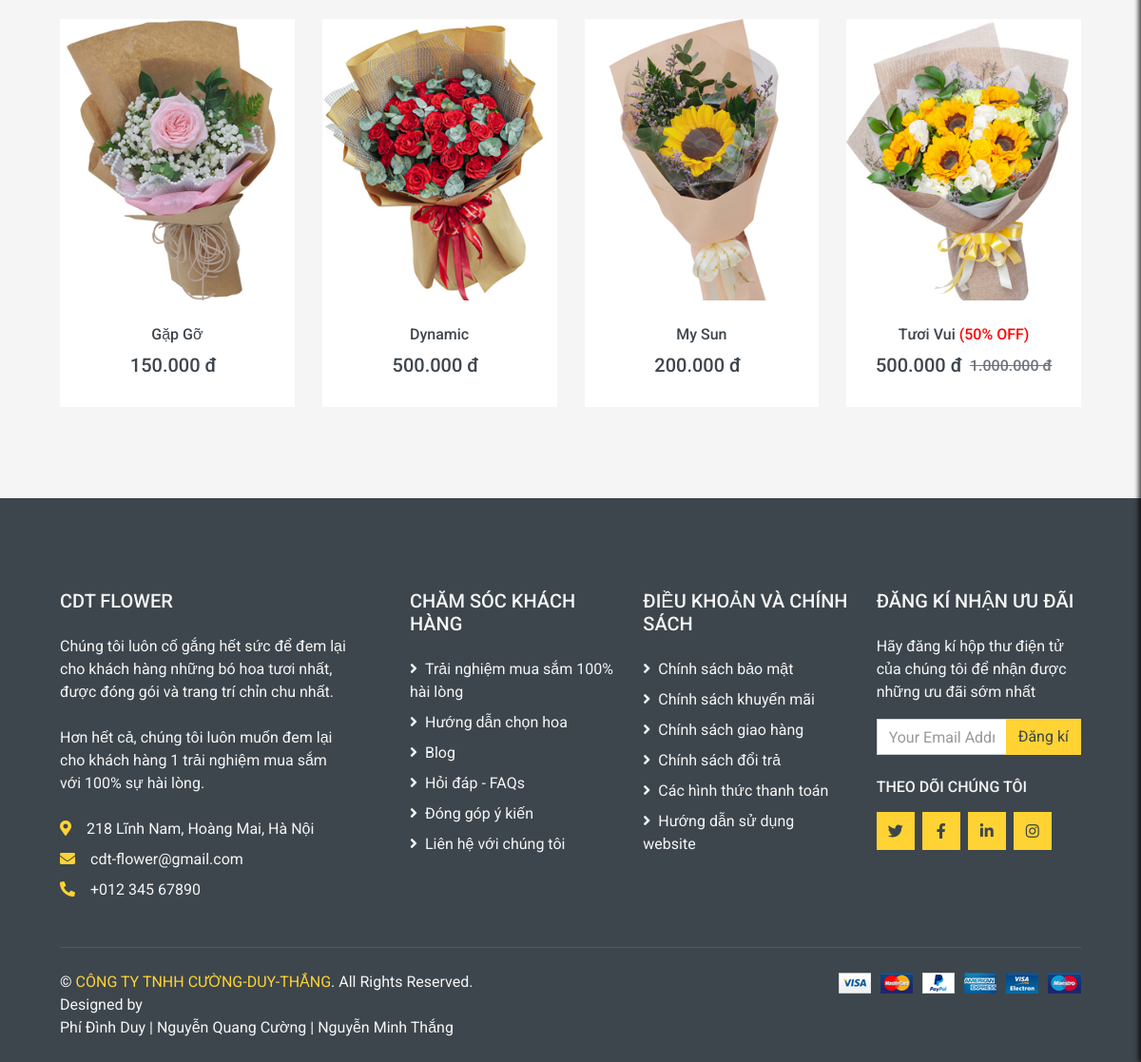
Page /detail.php (lower part) on the earlier database version.
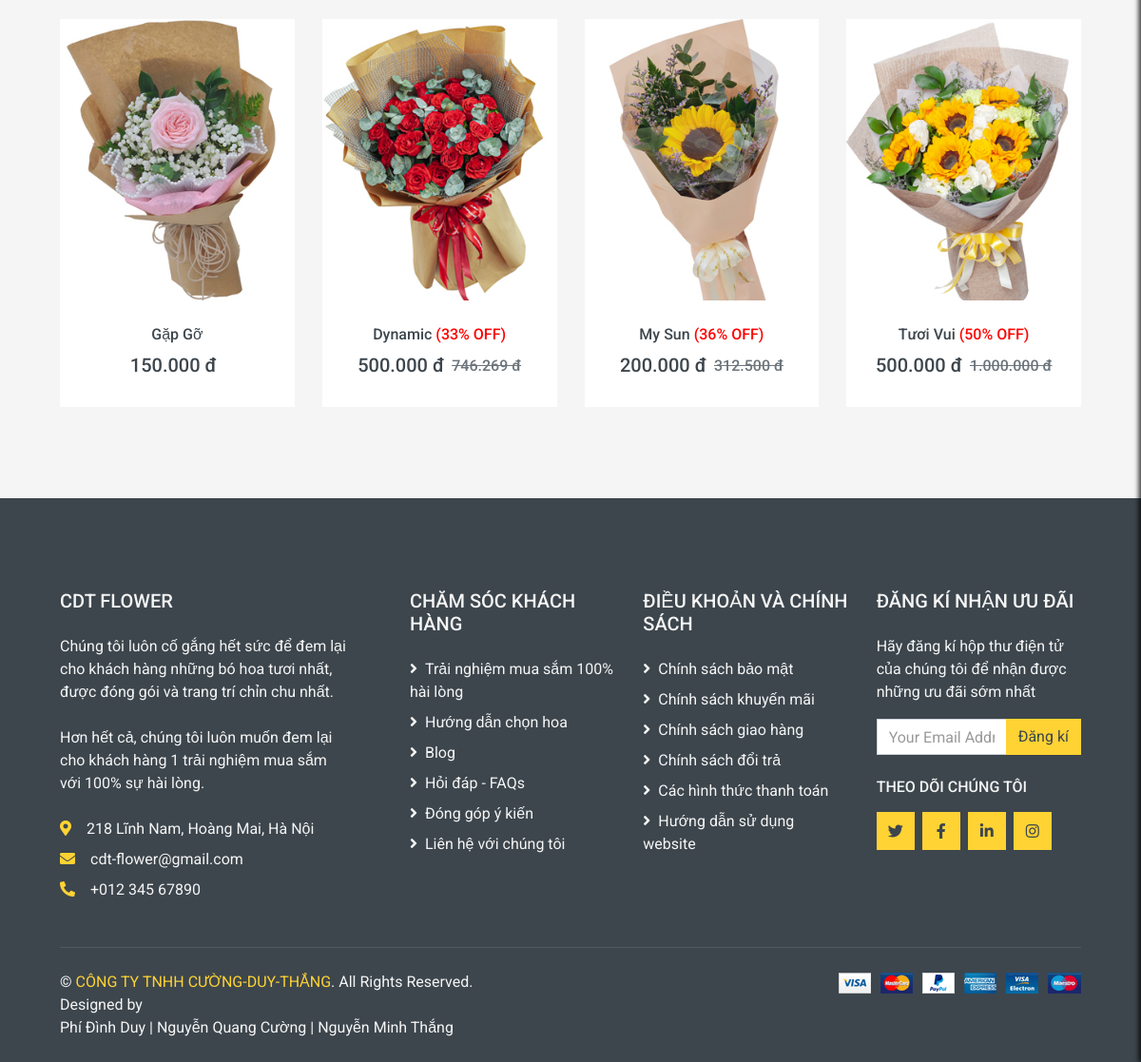
Same page on the later database version.
### tables this page shows
CREATE TABLE `sanpham` (
  `MaSanPham` int(11) NOT NULL,
  `TenSanPham` varchar(200) NOT NULL,
  `MaDanhMuc` int(11) NOT NULL,
  `Mau` varchar(50) NOT NULL,
  `MoTa` text NOT NULL,
  `Gia` decimal(10,0) NOT NULL,
  `HinhAnh` varchar(200) NOT NULL,
  `TonKho` int(11) NOT NULL,
  `GiamGia` int(11) NOT NULL
);

### detail.php (the view, shortened to what this page needs)
<?php require_once ('header.php');?>
    <?php
        require_once('database/db_connect.php');
        $products = [];
        $sql = "SELECT * FROM sanpham ORDER BY RAND() LIMIT 8";
        $ketqua = mysqli_query($conn, $sql);
        while ($row = mysqli_fetch_row($ketqua)) {
            $products[] = $row;
        }
    ?>
    <div class="container-fluid py-5">
        <div class="row px-xl-5">
            <div class="col">
                <div class="owl-carousel related-carousel">
                    <?php
                        for ($i=0; $i < count($products); $i++) {
                    ?>
                    <div class="product-item bg-light">
                        <div class="product-img position-relative overflow-hidden">
                            <img class="img-fluid w-100" src="<?php echo $products[$i][6]; ?>" alt="">
                            <div class="product-action">
                            </div>
                        </div>
                        <div class="text-center py-4">
                            <a class="h6 text-decoration-none text-truncate" href="detail.php?productName=<?php echo urlencode($products[$i][1]); ?>"><?php echo $products[$i][1];
                            if (!empty($products[$i][8]) && $products[$i][8] > 0) {
                                echo '<span class="discount-badge"> (' . $products[$i][8] . '% OFF)</span>';
                            }
                            ?>
                            </a>
                            <div class="d-flex align-items-center justify-content-center mt-2">
                            <h5><?php echo number_format($products[$i][5], 0, ',', '.') . " đ"; ?></h5>
                            <h6 class="text-muted ml-2"><del>
                                <?php
                                        if ($products[$i][8] != 0) {
                                            $giachuagiam = $products[$i][5] / (1 - ($products[$i][8] / 100));
                                            echo "<del>" . number_format($giachuagiam, 0, ',', '.') . " đ</del>";
                                        }
                                    ?>
                                </del></h6>
                            </div>
                        </div>
                    </div>
                    <?php }  ?>
                </div>
            </div>
        </div>
    </div>
    <?php require_once('footer.php') ?>
</body>
</html>

Differences in the rows shown:
changed sanpham "Dynamic": GiamGia (not shown) → "33"; giachuagiam (not shown) → "746.269"
changed sanpham "My Sun": GiamGia (not shown) → "36"; giachuagiam (not shown) → "312.500"
